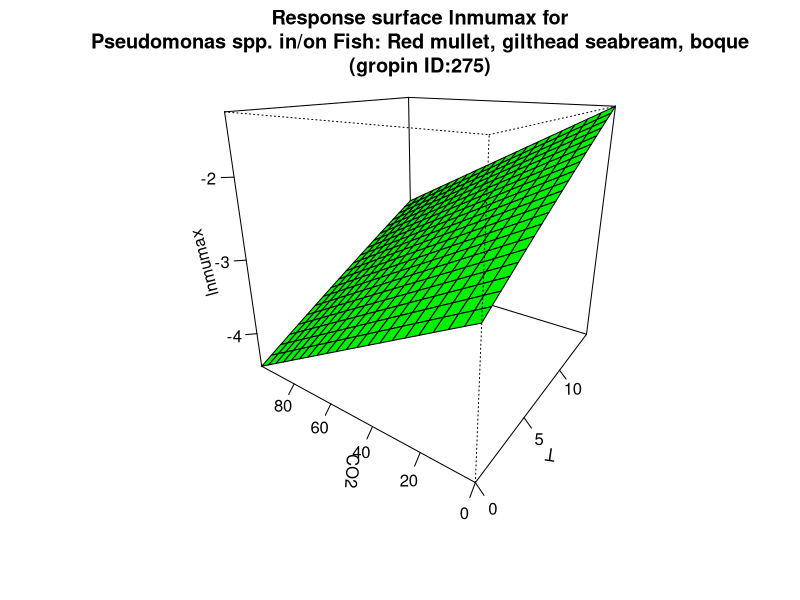

Source code (R):
#############################
# start of Parameter script
#############################
T <- seq(0,14.985014985015,length.out=21)
CO2 <- seq(0,99.9000999000999,length.out=21)
#############################
# end of Parameter script
#############################
############################# 
# start of Model script Gropin ID 275 
#############################
 
# constant coefficients for this model
mref <- 0.0611
dco2 <- 0.0169
Ea <- 65.400000000000006
 
variables <- data.frame(T,CO2)
argumentsPar <- expand.grid(variables)
 
# heart of the model
response_surface <- function(T,CO2) {
   mumax <-(log(mref)-(dco2*CO2)+(Ea/0.00831)*((1/273)-(1/(T+273))))

return(mumax=mumax)
} 

# output parameters
responseSurface <- cbind(argumentsPar,response_surface(argumentsPar['T'],argumentsPar['CO2']))
colnames(responseSurface) <- c(colnames(argumentsPar),'lnmumax')
#############################
# End of Model script
#############################
############################# 
# start of Visualisation script Gropin ID 275 
#############################
persp(T,CO2,matrix(unlist(responseSurface$'lnmumax'),nrow=21),col = 'green',xlab='T',ylab='CO2',zlab='lnmumax',main='Response surface lnmumax for
Pseudomonas spp. in/on Fish: Red mullet, gilthead seabream, boque
(gropin ID:275)',theta=305,phi=20,shade=0.25,ticktype = 'detailed')
#############################
# End of Visualisation script
#############################
